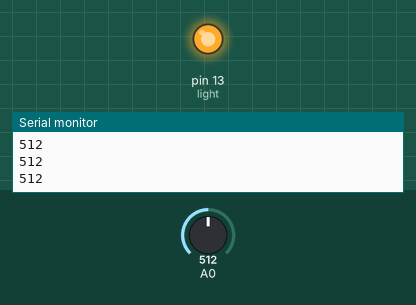
This sketch was run on a simulated Arduino Uno, built with avr-gcc and run on an emulated ATmega328P. Parts: output pins drawn as LEDs (lit = HIGH), the last lines printed to the serial monitor. The test bench sets the inputs (shaded band); at power-on: A0 = 512.

Above: at 1.2 s.
1.3 s: A0 set to 791
2.8 s: A0 set to 809
At 3.5 s:
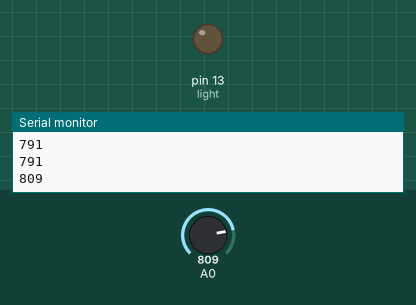
4.5 s: A0 set to 790
At 5.7 s:
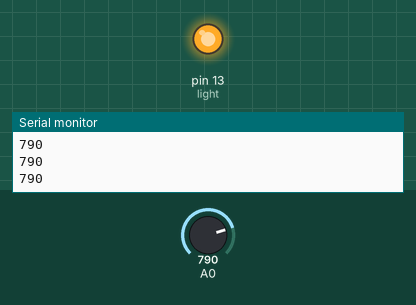
6.0 s: A0 set to 810
At 7.1 s:
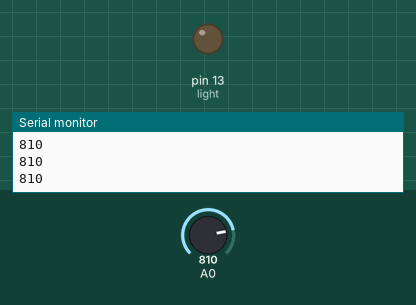
Timing chart, 0 to 8.5 s (numbered marks = the images above; inputs shaded):
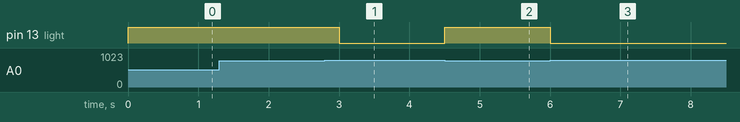

The sketch:

Waterbug_NoServo.ino
```cpp
int light = 13;

void setup() {
Serial.begin(9600);
pinMode(light, OUTPUT);
}

void loop() {
Serial.println(analogRead(A0));
if (analogRead(A0)<800)
{
digitalWrite(light, HIGH);
}

else {
digitalWrite(light, LOW);
}
delay(500);  //low pass filter
}
```

Measured:
- the behaviour switches between 799 and 800 on A0 (found by bisection; images 0 and 1)
- after the input at 2.8 s, pin 13 (light): HIGH → LOW after 0.20 s
- after the input at 4.5 s, pin 13 (light): LOW → HIGH at once
- after the input at 6.0 s, pin 13 (light): HIGH → LOW at once
